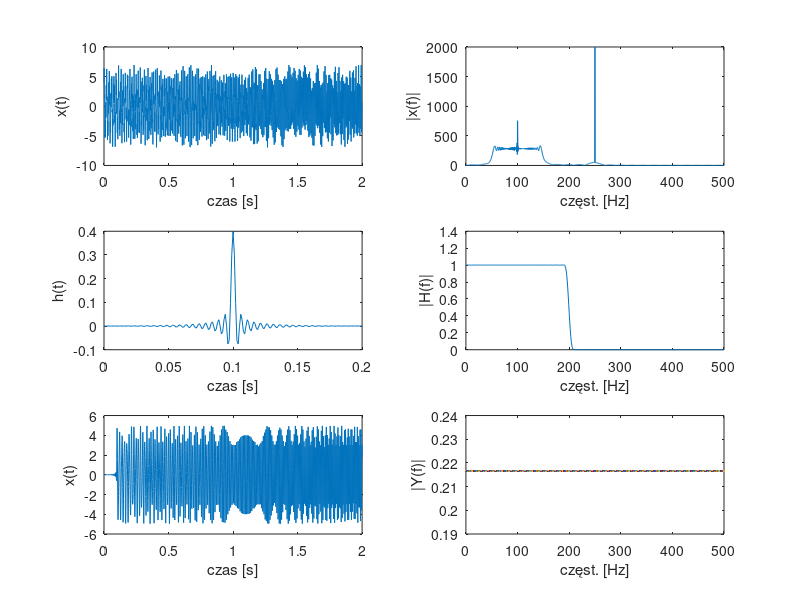

Recreate this plot in MATLAB.
clear;
fp = 1000;
N = 2000;
t = 0 : 1/fp : (N-1)/fp;

x = 2*sin(2*pi*250*t) + sin(2*pi*100*t) + 4*chirp(t,50,(N-1)/fp, 150);

figure(1);
subplot(3,2,1);
plot(t,x);
xlabel('czas [s]');
ylabel('x(t)');

%transformata Fouriera
Nf = 2^11;
v = fft(x,Nf);
w = abs(v);
N21 = Nf/2+1; % połowa przedziału 
f = linspace(0,fp/2,N21); %dzieli na części
subplot(3,2,2);
plot(f,w(1:N21)); %wybieramy od 1 do połowy
xlabel('częst. [Hz]');
ylabel('|x(f)|');
% wykres transformaty zawsze jest symetryczny: powielenie widma np. f -> fp-f
% problem można rozwiązać zakładając prawidłowe f <= fp/2 lub fp >= 2f
% -> (rysujemy tylko połowę przedziału częst.) 
% problem wynika z konwersji analogowej -> cyfrowej sygnłów przed transf.
% transformata działa na zasadzie przybliżenia x = sigma(Li*xi)

%filtr dolno przepustowy (ogranicza częst.)
M = 201;
h = fir1(M-1,0.4); %problem brak add-ona ( współczynnik określa miejsce odcięcia )
th = 0 : 1/fp : (M-1)/fp;
subplot(3,2,3);
plot(th, h);
xlabel('czas [s]');
ylabel('h(t)');

Nfh = 2^10; %rząd transformaty
v = fft(h,Nfh);
wh = abs(v);
N21h = Nfh/2+1;
fh = linspace(0,fp/2,N21h);
subplot(3,2,4);
plot(fh, wh(1:N21h));
xlabel('częst. [Hz]');
ylabel('|H(f)|');

y = filter(h,1,x);
ty = 0 : 1/fp : (N-1)/fp;
subplot(3,2,5);
plot(ty,y);
xlabel('czas [s]');
ylabel('x(t)');

Nfy = 2^11;
v = fft(y,Nfy);
wy = abs(v);
N21y = Nfy/2+1;

fy = linspace(0,fp/2,N21y);
subplot(3,2,6);
plot(fy,wy(1,N21y));
xlabel('częst. [Hz]');
ylabel('|Y(f)|');

